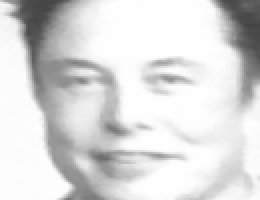
#> input picture Day5/datasets/elon/1.png, 130 x 100 px, given in place of the camera (shown 2 times larger)
$ python DataTraining.py
#> lines starting #> are read from the running program, lines starting #| are printed output that depends on the picture; after the words box and inside, x2 and y2 are one past the last pixel; in counts of white or black regions, pixels touching at a corner belong together
# we use two alogs here, which are Fisher Face algo and LBPH(local border pattern) algo

# # workflow of face recognition
# 1.  Loading face detection algo --> 2. Loading classifier for face recognition
# 3. Training classifier for our dataset --> 4. Reading farme from camera & pre-processing
# 5. face detection by its algo ---> 6. predicting face by loading frame into model --> 7. displays recongnized class with its accuracy

import cv2, os
haar_file = 'haarcascade_frontalface_default.xml'

datasets = 'datasets' # create folder name 'datasets' in current directory !
# give diff names for sub_data and put their face image infront of camera till it captures 30 images and keep on doing it till 30 people !!
sub_data = 'steve' # file name and the data of which person we are collecting

path = os.path.join(datasets, sub_data)
if not os.path.isdir(path) :
    os.mkdir(path)
(width, height) = (130, 100)

face_cascade = cv2.CascadeClassifier(haar_file)
webcam = cv2.VideoCapture(0)

count = 1
while count < 31 :
    print(count)
    (_, img) = webcam.read()
#> img is the input picture: shape (100, 130, 3); min 67, max 255, mean 217.4
    gray = cv2.cvtColor(img, cv2.COLOR_BGR2GRAY)
    faces = face_cascade.detectMultiScale(gray, 1.3, 4)
#> faces = [[19, 7, 86, 86]]
    for (x, y, w, h) in faces :
        cv2.rectangle(img , (x,y), (x + w, y + h), (0, 0, 255), 2)
        face = gray[y:y + h, x:x + w]
        face_resize = cv2.resize(face, (width, height))
        cv2.imwrite('%s/%s.png' % (path, count), face_resize)
        count += 1
#> this loop made 1 pass
#> (x, y, w, h, count) on pass 1: (19, 7, 86, 86, 2)
#> pass 1, `face = gray[y:y + h, x:x + w]`:
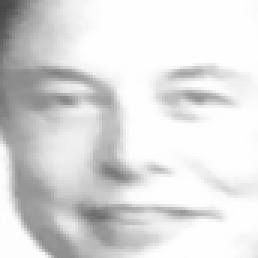
#> face: shape (86, 86) (shown 3 times larger); min 72, max 255, mean 220.2
#> pass 1, `face_resize = cv2.resize(face, (width, height))`:
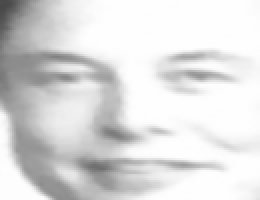
#> face_resize: shape (100, 130) (shown 2 times larger); min 72, max 254, mean 220.1
#> after the loop:
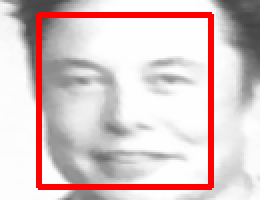
#> img: shape (100, 130, 3) (shown 2 times larger); 7.91% of pixels changed, all inside (x1, y1, x2, y2) = (18, 6, 107, 95)
#> after the loop, count = 2

    cv2.imshow('OpenCv', img)
    key = cv2.waitKey(10)
#> (key Esc is pressed here)
    if key == 27 : # esc key
        break

webcam.release()
cv2.destroyAllWindows()

$ run again, on Day5/datasets/elon/11.png
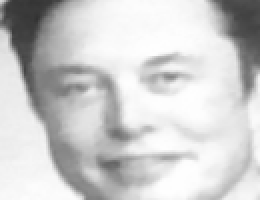
#> input picture Day5/datasets/elon/11.png, 130 x 100 px, given in place of the camera (shown 2 times larger)
#> img is the input picture: shape (100, 130, 3); min 49, max 254, mean 204.4
#> faces = [[19, 7, 89, 89]]
#> the loop `for (x, y, w, h) in faces :` made 1 pass
#> (x, y, w, h, count) on pass 1: (19, 7, 89, 89, 2)
#> pass 1, `face_resize = cv2.resize(face, (width, height))`:
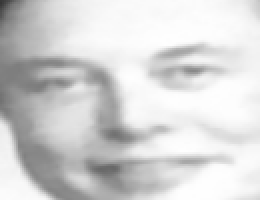
#> face_resize: shape (100, 130) (shown 2 times larger); min 54, max 254, mean 212
#> after the loop `for (x, y, w, h) in faces :`:
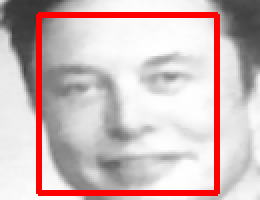
#> img: shape (100, 130, 3) (shown 2 times larger); 8.18% of pixels changed, all inside (x1, y1, x2, y2) = (18, 6, 110, 98)
#> after the loop `for (x, y, w, h) in faces :`: count = 2
